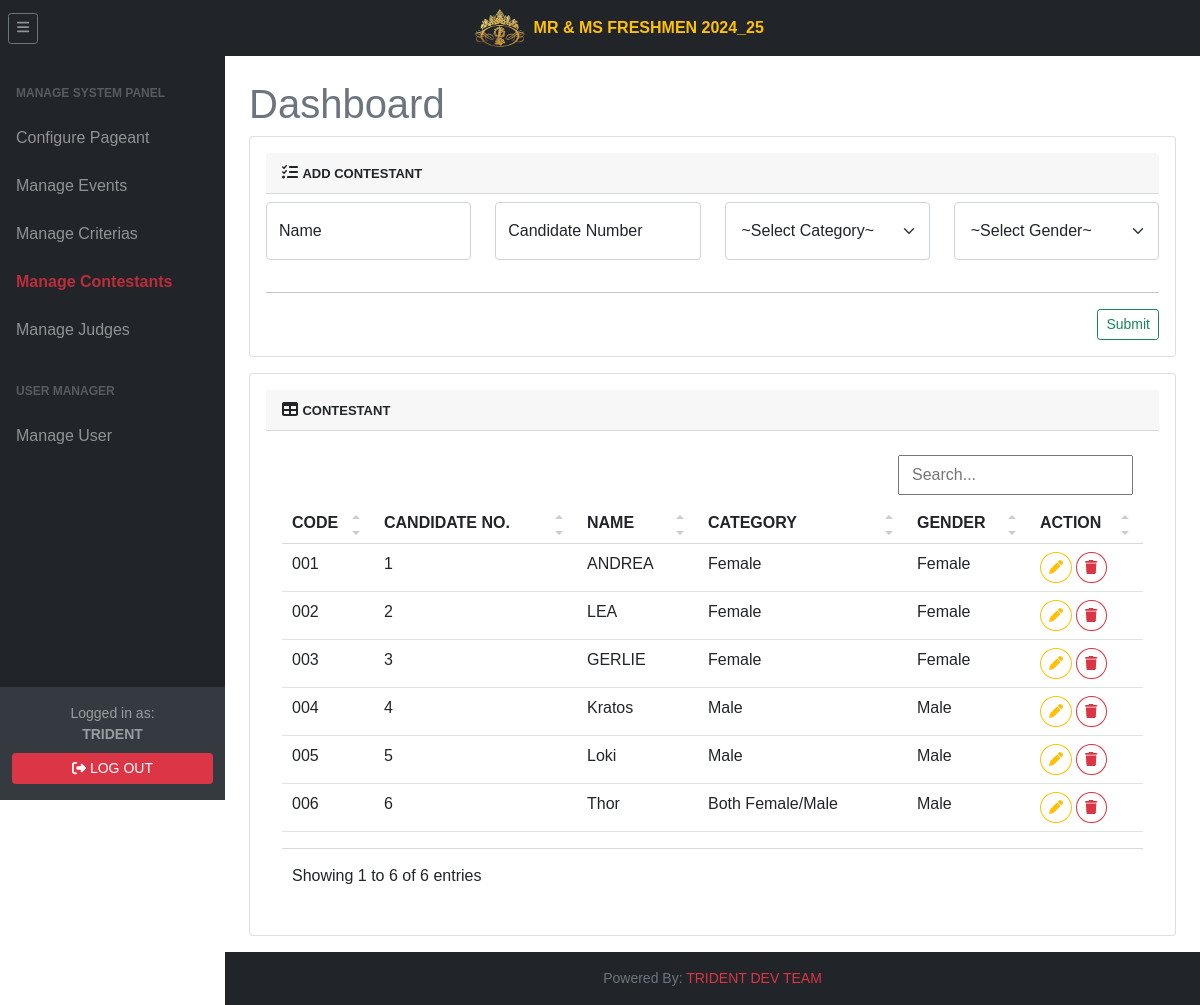
/tri.super/superContestant.php (signed in), run on an earlier commit of the app's database.
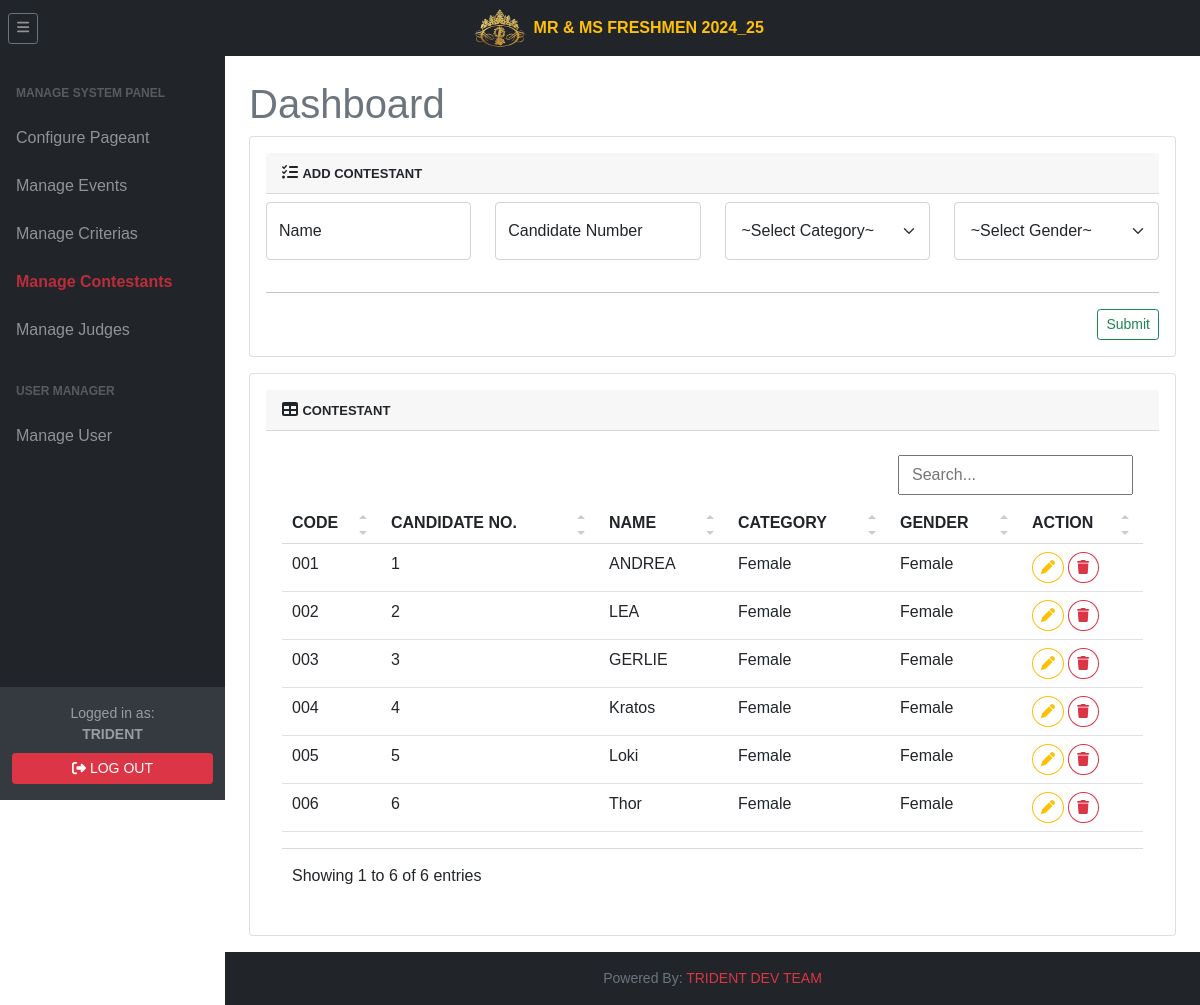
And on a later commit of the database.
### tables this page shows
CREATE TABLE `contestant` (
  `id` int(11) NOT NULL,
  `code` varchar(3) DEFAULT NULL,
  `sequence` int(11) DEFAULT NULL,
  `name` varchar(255) DEFAULT NULL,
  `is_finalist` tinyint(1) DEFAULT NULL,
  `category_code` varchar(15) DEFAULT NULL,
  `gender` varchar(10) DEFAULT NULL
);

### tri.super/superContestant.php (the view, shortened to what the changed rows need)
<?php
    require '../include/connector/dbconn.php';
?>
<!DOCTYPE html>
<html lang="en">
    <head>
        <link href="../css/dataTable.css" rel="stylesheet" />
        <link href="../css/styles.css" rel="stylesheet" />
        <link rel="stylesheet" href="../css/jquery-ui.min.css">
    </head>
    <body class="sb-nav-fixed">
        <div id="layoutSidenav">
            <div id="layoutSidenav_content">
                <main>
                <div class="container-fluid px-4">
                        <h1 class="mt-4 text-muted">Dashboard</h1>
                            <section class="mb-3">
                                <div class="card">
                                        <div class="card-body">
                                            <div class="card-body table-responsive-sm">
                                                <table class="table table-hover" id="data">
                                                <?php
                                                $sqlLogs = contestantTblList;
                                                        $resultLogs = mysqli_query($db,$sqlLogs);
                                                        if(mysqli_num_rows($resultLogs) > 0){
                                                    ?>
                                                    <thead>
                                                        <tr>
                                                            <th>CODE</th>
                                                            <th>CANDIDATE NO.</th>
                                                            <th>NAME</th>
                                                            <th>CATEGORY</th>
                                                            <th>GENDER</th>
                                                            <th>ACTION</th>
                                                        </tr>
                                                    </thead>
                                                    <?php
                                                        while($rowLogs = mysqli_fetch_assoc($resultLogs)){
                                                        ?>
                                                    <tr>
                                                        <td>
                                                            <?=$rowLogs['code']; ?>
                                                        </td>
                                                        <td>
                                                            <?=$rowLogs['sequence']?>
                                                        </td>
                                                        <td>
                                                            <?=$rowLogs['name']; ?>
                                                        </td>
                                                        <td>
                                                            <?php
                                                            $categoryCode = $rowLogs['category_code'];
                                                            switch ($categoryCode) {
                                                                case 'FE':
                                                                    echo 'Female';
                                                                    break;
                                                                case 'MA':
                                                                    echo 'Male';
                                                                    break;
                                                                case 'B':
                                                                    echo 'Both Female/Male';
                                                                    break;
                                                            }
                                                            ?>
                                                        </td>
                                                        <td>
                                                            <?php
                                                            $genderCode = $rowLogs['gender'];
                                                            switch ($genderCode) {
                                                                case 'F':
                                                                    echo 'Female';
                                                                    break;
                                                                case 'M':
                                                                    echo 'Male';
                                                                    break;
                                                            }
                                                            ?>
                                                        </td>
                                                        <td>
                                                            <button data-code='<?= $rowLogs['code']; ?>' class="updateContestantCode btn btn-outline-warning btn-sm rounded-circle"><i class="fa-solid fa-pen"></i></button>
                                                            <button data-code='<?= $rowLogs['code']; ?>' class="deleteContestCode btn btn-outline-danger btn-sm rounded-circle"><i class="fa-solid fa-trash"></i></button>
                                                        </td>
                                                    </tr>
                                                    <?php
                                                            }
                                                        } else {
                                                            echo "<h3 class='text-danger text-center mt-3'>No Existing Data Found!</h3>";
                                                        }
                                                    ?>
                                                </table>
                                            </div>
                                    </div>
                                </div>
                            </section>
                    </div>
                </main>
            </div>
        </div>
</body>
</html>

What changed in the data, as far as the page shows it:
changed contestant "Kratos": category_code "Male" → "Female"; gender "Male" → "Female"
changed contestant "Loki": category_code "Male" → "Female"; gender "Male" → "Female"
changed contestant "Thor": category_code "Both Female/Male" → "Female"; gender "Male" → "Female"
